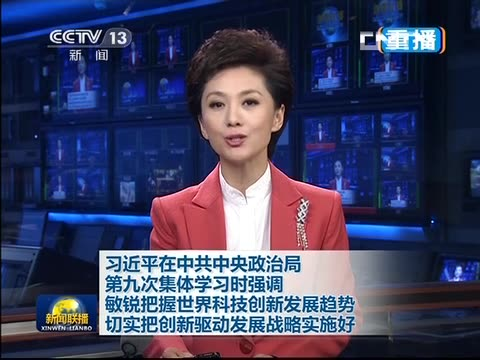
//> input picture opencv/pic.jpg, 480 x 360 px
$ ./pix pic.jpg   (built with g++ and OpenCV 4)
//> lines starting //> are read from the running program, lines starting //| are printed output that depends on the picture; after the words box and inside, x2 and y2 are one past the last pixel; in counts of white or black regions, pixels touching at a corner belong together
#include <iostream>
#include <vector>
#include <opencv2/imgproc/imgproc.hpp>
#include <opencv2/core/core.hpp>
#include <opencv2/highgui/highgui.hpp>

using namespace std;
using namespace cv;

int main ( int argc, char *argv[] )
{
    Mat image;
    if (argc != 2 ) {
        cout << argc << "no image data\n";
        return -1;
    }
    image = imread(argv[1], 0);
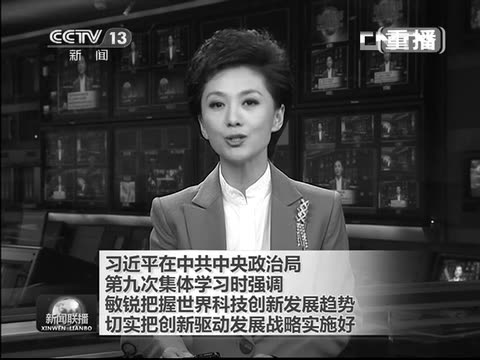
//> image: 360 rows x 480 cols, CV_8UC1; min 0, max 255, mean 69.2

    int *hist_w = new int[image.cols];
    int *hist_h = new int[image.rows];
    memset(hist_h, 0, image.rows* sizeof(int));
    memset(hist_w, 0, image.cols* sizeof(int));

    if (!image.isContinuous())
    {
    }
    Mat J;
    Mat I;

    uchar table[256];
    int divideWith = 10;
    for (int i = 0; i < 256; ++i)
        table[i] = (uchar)(divideWith * ((255-i)/divideWith));

    Mat lookUpTable(1, 256, CV_8U);
    uchar* p = lookUpTable.data;
    for( int i = 0; i < 256; ++i)
        p[i] = table[i];
    LUT(image, lookUpTable, J);
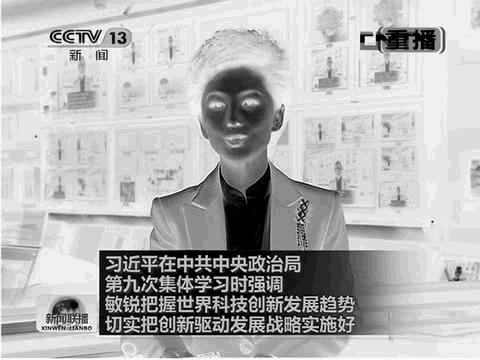
//> J: 360 rows x 480 cols, CV_8UC1; min 0, max 250, mean 181.4

    cv::threshold(J, I, 0, 255, cv::THRESH_BINARY|cv::THRESH_OTSU);
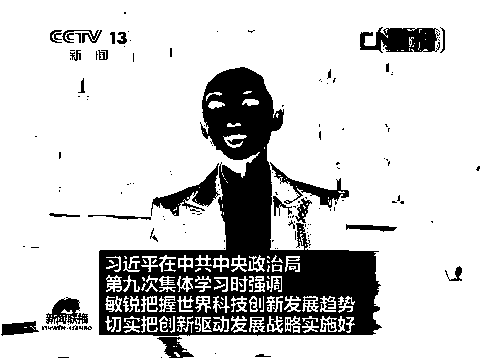
//> I: 360 rows x 480 cols, CV_8UC1; 80.6% white; 213 black regions (174 under 20 px), largest, box (x1, y1, x2, y2) and area: (99, 67, 382, 336) 25956, (360, 27, 440, 53) 1444, (151, 163, 220, 216) 1157
    IplImage Iimpl= I;

    //imshow("1",I);
    //waitKey();
    //uchar *data =I.data;
    uchar *data =(uchar*)Iimpl.imageData;
    int step = Iimpl.widthStep/sizeof(uchar);
//> step = 480

    {
        uchar pprev =0, pcur = 0;
        for (int r = 0; r < I.rows; ++r)
        {
            pcur = 0;
            for (int c = 0; c <I.cols; ++c)
            {
                pcur |= I.at<uchar>(r, c);
                if (I.at<uchar>(r,c) >0)
                {
                    hist_w[c] = 1;
                    hist_h[r] = 1;
                }
                //pcur |=  uchar(data[r * I.cols  +c]);
            }
        }
//> after the loop, pcur = 255
    }
    vector<int> rpos;
    {
        for (int i=0; i < image.rows-1; ++i)
        {

            if(hist_h[i] != hist_h[i+1])
            {

                rpos.push_back(i);
                //line(image, Point(0, i), Point(image.cols , i), Scalar(0,0,255), 1, CV_AA);
            }

        }
    }
    vector<int> cpos;
    {
        for (int i=0; i < image.cols-1; ++i)
        {
            if(hist_w[i] != hist_w[i+1])
            {
                cpos.push_back(i);
                //line(image, Point(i, 0), Point(i, image.rows ), Scalar(0,0,255), 1, CV_AA);
            }

        }
    }
#if 0
    vector<int> cpos;
    {
        uchar pprev =0, pcur = 0;
        for (int c = 0; c < I.cols; ++c)
        {
            pcur = 0;
            for (int r = 0; r < I.rows; ++r)
            {
                pcur |= I.at<uchar>(r, c);
                //pcur |=  uchar(data[r * I.cols  +c]);
            }
            if (pprev != pcur)
            {
                cpos.push_back(c);
            }
            pprev = pcur;
        }
    }
#endif

    // get sub rect of word
    Mat w;
    CvMat cvimage = image;
    CvMat cvw = w;
//> (the run ends here: the program crashes, at `cvGetSubRect(&cvimage, &cvw, cvRect(cpos[0], rpos[0], cpos[1]-cpos[0],..`)
